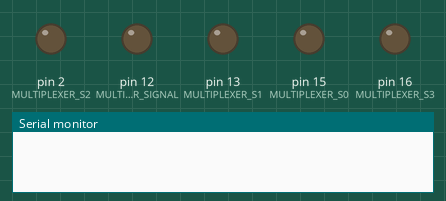
Simulated run of this sketch. Board: Arduino Uno, built with avr-gcc and run on an emulated ATmega328P. Shown: output pins drawn as LEDs (lit = HIGH), the last lines printed to the serial monitor.

Above: at 1.0 s.
At 2.5 s:
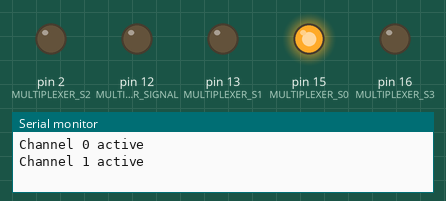
At 3.5 s:
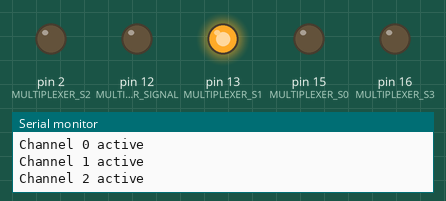
At 4.5 s:
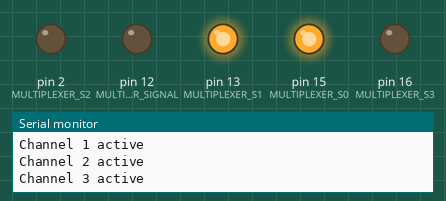
At 6.5 s:
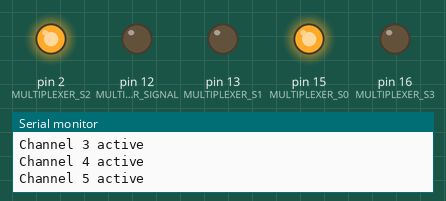
At 8.5 s:
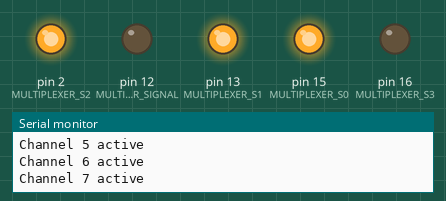
Timing chart, 0 to 10.4 s (numbered marks = the images above):
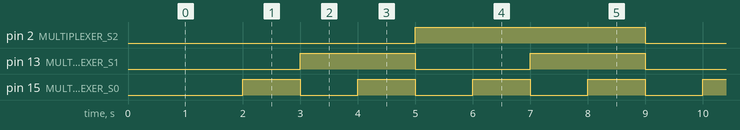

Measured:
- by itself, pin 2 (MULTIPLEXER_S2): alternates HIGH for 4.0 s and LOW for 4.0 s
- by itself, pin 13 (MULTIPLEXER_S1): alternates HIGH for 2.0 s and LOW for 2.0 s
- by itself, pin 15 (MULTIPLEXER_S0): alternates HIGH for 1.0 s and LOW for 1.0 s

The sketch:

multiplexer.ino
```cpp
#define MULTIPLEXER_SIGNAL 12

#define MULTIPLEXER_S0 15
#define MULTIPLEXER_S1 13
#define MULTIPLEXER_S2 2
#define MULTIPLEXER_S3 16

int MULTIPLEX_PINS[] = {MULTIPLEXER_S0, MULTIPLEXER_S1, MULTIPLEXER_S2, MULTIPLEXER_S3};

//  Arduino | NodeMCU | Used
//  0       | D3
//  1       | TX
//  2       | D4      | M_S2
//  3       | RX
//  4       | D2
//  5       | D1
//  6       |
//  7       |
//  8       |
//  9       | S2
//  10      | S3
//  11      |
//  12      | D6      | M_SIG
//  13      | D7      | M_S1
//  14      | D5      |
//  15      | D8      | M_S0
//  16      | D0      | M_S3


boolean isOn = false;

void setup() {
  pinMode(MULTIPLEXER_SIGNAL, OUTPUT);

  pinMode(MULTIPLEXER_S0, OUTPUT);
  pinMode(MULTIPLEXER_S1, OUTPUT);
  pinMode(MULTIPLEXER_S2, OUTPUT);
  pinMode(MULTIPLEXER_S3, OUTPUT);

  Serial.begin(9600);
}

void loop() {

digitalWrite(MULTIPLEXER_SIGNAL, LOW);

  for(int i=0; i<8; i++){
    delay(1000);
    setMultiplex(i);
  }
}

void setMultiplex(int activeChannel){
  for(int b=0; b<4; b++){
    boolean result = bitRead(activeChannel, b);

    if(result){
      digitalWrite(MULTIPLEX_PINS[b], HIGH);
    }else{
      digitalWrite(MULTIPLEX_PINS[b], LOW);
    }
  }

  Serial.println("Channel "+String(activeChannel)+" active");


}
```
